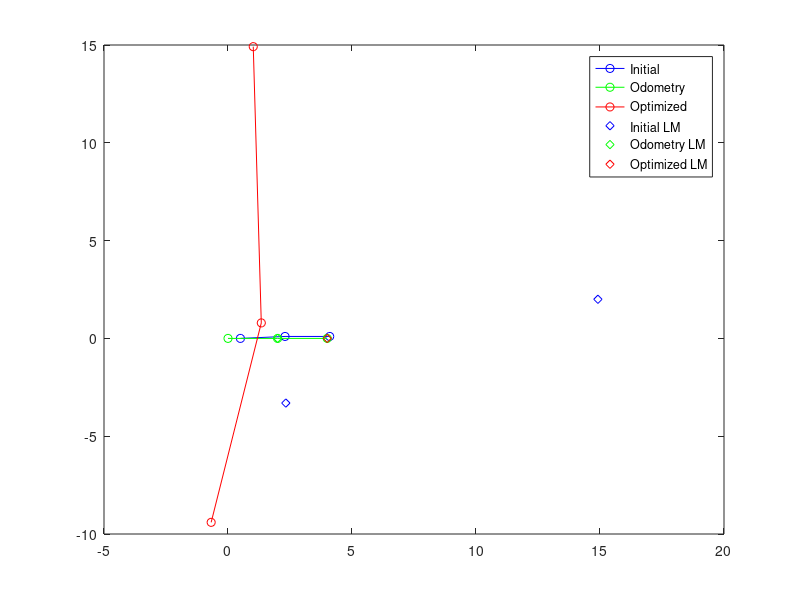

Write the MATLAB code that produced this figure.
% 2D Example of Pose Graph Optimization
% Data : 4/12/12
% Author : Soonhac Hong (sxhong1@ualr.edu)

function pose_optimization_example_landmark_2d()

% 2D case
pose_data=[1 1 0 0 0; 1 2 2 0 0 ; 2 3 2 0 pi/2];
landmark_data=[3 4 2 0 ; 1 5 2 2 ; 2 5 2 0 ]; % [first pose, second pose, constraint[x,y,theta]]
xinit = [0.5; 0.0; 0.2; 2.3; 0.1; -0.2; 4.1; 0.1; pi/2; 4.0; 2.0; 2.1; 2.1]
motion_noise = [0.3;0.3;0.1];

pose_num = size(pose_data,1);
variable_size = (size(pose_data,2)-2);  % size of each variable [x, y, r]
total_num = size(unique(pose_data(:,1:2)),1)*variable_size + size(unique(landmark_data(:,2)),1)*2;  % first position is not optimized.

Omega = zeros(total_num,total_num);
Xi = zeros(total_num,1);
Odometry=zeros(total_num,1);
%Odometry = zeros(pose_num,1);

% Fill the elements of Omega and Xi
% Initial point
for i=1:variable_size
    Omega(i,i) = 1;
    Xi(i) = pose_data(1,i+2);
    Odometry(i) = pose_data(1,i+2);  
end

%% Pose data
for i=2:pose_num
    unit_data = pose_data(i,:);
    current_index = unit_data(1);
    next_index = unit_data(2);
    movement = unit_data(3:2+variable_size);
    %previous_theta = pose_data(i-1,2+variable_size);
    
    % Adjust index according to the size of each variable
    if current_index ~= 1
        current_index = (current_index - 1) * variable_size + 1;
    end
    if next_index ~= -1
        next_index = (next_index - 1) * variable_size + 1;
    end
    
   
    for j=0:variable_size-1
        % Fill diagonal elements of Omega
        switch j
            case 0
                diagonal_factor = cos(movement(3));
                offdiagonal_factor = 1;
            case 1
                diagonal_factor = cos(movement(3));
                offdiagonal_factor = -1;
            case 2
                diagonal_factor = 1;
                offdiagonal_factor = -1;
        end
                 
        Omega(current_index+j,current_index+j) = Omega(current_index+j,current_index+j) + diagonal_factor*motion_noise(j+1);
        Omega(next_index+j,next_index+j) = Omega(next_index+j,next_index+j) + 1/motion_noise(j+1);

        % Fill Off-diagonal elements of Omega
        Omega(current_index+j,next_index+j) = Omega(current_index+j,next_index+j) + (-1)/motion_noise(j+1);
        Omega(next_index+j,current_index+j) = Omega(next_index+j,current_index+j) + (-1)*diagonal_factor/motion_noise(j+1);
        if j <= 1
            Omega(current_index+j,current_index+j+offdiagonal_factor) = Omega(current_index+j,next_index+j+offdiagonal_factor) + (-1)*offdiagonal_factor*sin(movement(3))/motion_noise(j+1);
            Omega(next_index+j,current_index+j+offdiagonal_factor) = Omega(next_index+j,current_index+j+offdiagonal_factor) + offdiagonal_factor*sin(movement(3))/motion_noise(j+1);
        end

        % Fill Xi
        Xi(current_index+j) = Xi(current_index+j) + (-1)*movement(j+1)/motion_noise(j+1);
        Xi(next_index+j) = Xi(next_index+j) + movement(j+1)/motion_noise(j+1);
    end
    
    % Update Odometry
    if abs(current_index - next_index) == 3
        translation=[0 0 1]'; 
        for t=i:-1:2
            unit_movement=pose_data(t,3:5);
            translation = [cos(unit_movement(3)) -sin(unit_movement(3)) unit_movement(1); sin(unit_movement(3)) cos(unit_movement(3)) unit_movement(2); 0 0 1]*translation;
        end
        %translation = Odometry(current_index:current_index+1) + movement(1:2)';
        Odometry(next_index:next_index+1) = translation(1:2);
        orientation = Odometry(current_index+2) + movement(3);
        if orientation > pi*2
            orientation = orientation - pi*2;
        end
        Odometry(next_index+2) = orientation;
    end
    
end

%% Landmark data
for i=1:size(landmark_data,1);
    unit_data = landmark_data(i,:);
    current_index = unit_data(1);
    next_index = unit_data(2) - pose_num;   % should be changed to number of unique pose
    movement = unit_data(3:2+variable_size-1);
    %previous_theta = pose_data(i-1,2+variable_size);
    
    % Adjust index according to the size of each variable
    %if current_index ~= 1
        current_index = (current_index - 1) * variable_size +1;
    %end
    if next_index ~= -1
        next_index = (next_index - 1) * variable_size-1 + variable_size*pose_num + 1;
    end
    
   
    for j=0:variable_size-2
        % Fill diagonal elements of Omega
                
        Omega(current_index+j,current_index+j) = Omega(current_index+j,current_index+j) + 1*motion_noise(j+1);
        Omega(next_index+j,next_index+j) = Omega(next_index+j,next_index+j) + 1/motion_noise(j+1);

        % Fill Off-diagonal elements of Omega
        Omega(current_index+j,next_index+j) = Omega(current_index+j,next_index+j) + (-1)/motion_noise(j+1);
        Omega(next_index+j,current_index+j) = Omega(next_index+j,current_index+j) + (-1)/motion_noise(j+1);


        % Fill Xi
        Xi(current_index+j) = Xi(current_index+j) + (-1)*movement(j+1)/motion_noise(j+1);
        Xi(next_index+j) = Xi(next_index+j) + movement(j+1)/motion_noise(j+1);
    end
    
    % Update Odometry
    %if abs(current_index - next_index) == 3
        translation=[landmark_data(i,3:4)'; 1]; 
        for t=unit_data(1):-1:2
            unit_movement=pose_data(t,3:5);
            translation = [cos(unit_movement(3)) -sin(unit_movement(3)) unit_movement(1); sin(unit_movement(3)) cos(unit_movement(3)) unit_movement(2); 0 0 1]*translation;
        end
        %translation = Odometry(current_index:current_index+1) + movement(1:2)';
        Odometry(next_index:next_index+1) = translation(1:2);
    %end
    
end

%Omega
%Xi
%mu = Omega^-1 * Xi

% Using LM
xdata = Omega;
ydata = Xi;
%myfun = @(x,xdata)Rot(x(1:3))*xdata+repmat(x(4:6),1,length(xdata));
myfun = @(x,xdata)xdata*x(1:size(xdata,1));
options = optimset('Algorithm', 'levenberg-marquardt');
%x = lsqcurvefit(myfun, zeros(6,1), p, q, [], [], options);
x = lsqcurvefit(myfun, xinit, xdata, ydata, [], [], options)

x_mat = vec2mat(x(1:pose_num*variable_size),3);
Odometry_mat = vec2mat(Odometry(1:pose_num*variable_size),3);
xinit_mat = vec2mat(xinit(1:pose_num*variable_size),3);

x_lm_mat = vec2mat(x(1+pose_num*variable_size:end),2);
Odometry_lm_mat = vec2mat(Odometry(1+pose_num*variable_size:end),2);
xinit_lm_mat = vec2mat(xinit(1+pose_num*variable_size,end),2);

plot(xinit_mat(:,1), xinit_mat(:,2) ,'bo-');
hold on;
plot(Odometry_mat(:,1), Odometry_mat(:,2) ,'go-');
plot(x_mat(:,1), x_mat(:,2) ,'ro-');

plot(x_lm_mat(:,1), x_lm_mat(:,2) ,'bd');
plot(Odometry_lm_mat(:,1), Odometry_lm_mat(:,2) ,'gd');
plot(xinit_lm_mat(:,1), xinit_lm_mat(:,2) ,'rd');
hold off;
legend('Initial','Odometry','Optimized','Initial LM','Odometry LM','Optimized LM');
%legend('Initial','Optimized');
end